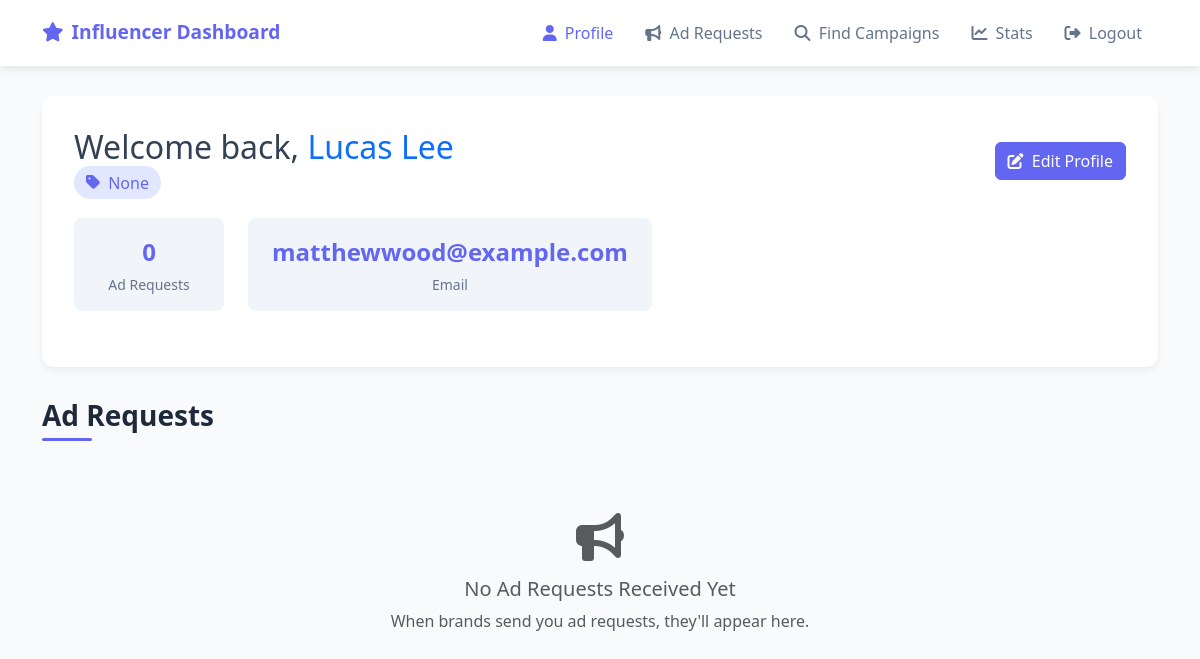
/influencer/ (signed in), run on the app's committed database.
### components/models.py (models this page shows)
class User(db.Model, UserMixin):
    __tablename__ = "user"
    id = db.Column(db.Integer, primary_key=True, unique = True, nullable=False)
    role = db.Column(db.String, nullable=False)
    name = db.Column(db.String, nullable=False)
    email = db.Column(db.String, nullable=False, unique = True)
    password = db.Column(db.String, nullable=False)
    industry = db.Column(db.String)
    category = db.Column(db.String)
    reach = db.Column(db.Float)
    created_on = db.Column(db.Date, nullable=False)
    campaigns = db.relationship('Campaign', back_populates = 'sponsor')
    ad_requests = db.relationship('Ad_request', back_populates = 'influencer')

### app.py (the view, shortened to what this page needs)
@app.route('/influencer/', methods=['GET', 'POST'])
@login_required
def influencer_dashboard():
    influencer = current_user
    form_id = request.form.get('form_id')
    page = request.args.get('page', 1, type=int)
    error = request.args.get('error', '')
    ad_requests = get_influencer_ad_requests(influencer.id, page)
    flag = get_flag(influencer.id, influencer.role)
    if request.method == 'GET':
        return render_template('influencer_dashboard.html', influencer=influencer, ad_requests=ad_requests, error=error, flag=flag)

### app.py (called while the page is built)
@login_manager.user_loader
def load_user(user_id):
    user = User.query.get(user_id)
    return user

### components/ad_request.py (called while the page is built)
def get_influencer_ad_requests(influencer_id, page):
    if page == -1:
        ad_requests = Ad_request.query.filter_by(influencer_id=influencer_id).all()
        return ad_requests
    ad_requests = Ad_request.query.filter_by(influencer_id=influencer_id).paginate(page=page, per_page=5, error_out=False)
    return ad_requests

### components/flag.py (called while the page is built)
def get_flag(type_id, type):
    flag = Flagged.query.filter_by(type_id=type_id, type=type).first()
    return flag

### templates/influencer_dashboard.html (shortened to what this page needs)
<!DOCTYPE HTML>
<html lang="en">
<head>
    <link href="https://cdn.jsdelivr.net/npm/bootstrap@5.3.3/dist/css/bootstrap.min.css" rel="stylesheet">
    <link rel="stylesheet" href="https://cdnjs.cloudflare.com/ajax/libs/font-awesome/6.4.0/css/all.min.css">
</head>
<body style="margin-top:72px">
<nav class="navbar navbar-expand-lg navbar-light fixed-top">
    <div class="container">
        <a class="navbar-brand" href="#">
            <i class="fas fa-star me-2"></i>Influencer Dashboard
        </a>
        <div class="collapse navbar-collapse" id="navbarSupportedContent">
            <ul class="navbar-nav ms-auto mb-2 mb-lg-0">
                <li class="nav-item">
                    <a class="nav-link active" href="#Profile"><i class="fas fa-user me-1"></i> Profile</a>
                </li>
                <li class="nav-item">
                    <a class="nav-link" href="#Ad_Requests"><i class="fas fa-bullhorn me-1"></i> Ad Requests</a>
                </li>
                <li class="nav-item">
                    {% if flag %}
                    <a class="nav-link disabled"><i class="fas fa-search me-1"></i> Find Campaigns</a>
                    {% else %}
                    <a class="nav-link" href="{{ url_for('search') }}"><i class="fas fa-search me-1"></i> Find Campaigns</a>
                    {% endif %}
                </li>
                <li class="nav-item">
                    {% if flag %}
                    <a class="nav-link disabled"><i class="fas fa-chart-line me-1"></i> Stats</a>
                    {% else %}
                    <a class="nav-link" href="{{ url_for('stats') }}"><i class="fas fa-chart-line me-1"></i> Stats</a>
                    {% endif %}
                </li>
                <li class="nav-item">
                    <a class="nav-link" href="{{ url_for('logout') }}"><i class="fas fa-sign-out-alt me-1"></i> Logout</a>
                </li>
            </ul>
        </div>
    </div>
</nav>
<div class="container py-4">
    <section id="Profile" class="profile-section">
        <div class="profile-header">
            <div>
                <h2 class="mb-1">Welcome back, <span class="text-primary">{{ influencer.name }}</span></h2>
                <span class="badge-category"><i class="fas fa-tag me-1"></i> {{ influencer.category }}</span>
            </div>
            <button type="button" class="btn btn-primary" data-bs-toggle="modal" data-bs-target="#editProfileModal">
                <i class="fas fa-edit me-1"></i> Edit Profile
            </button>
        </div>
        <div class="profile-stats">
            <div class="stat-item">
                <div class="stat-value">{{ ad_requests.total }}</div>
                <div class="stat-label">Ad Requests</div>
            </div>
            <div class="stat-item">
                <div class="stat-value">{{ influencer.email }}</div>
                <div class="stat-label">Email</div>
            </div>
        </div>
    </section>
    {% if not flag %}
    <section id="Ad_Requests">
        <h3 class="section-title">Ad Requests</h3>
        {% if ad_requests.items | length == 0 %}
        <div class="text-center py-5">
            <i class="fas fa-bullhorn fa-3x text-muted mb-3"></i>
            <h5 class="text-muted">No Ad Requests Received Yet</h5>
            <p class="text-muted">When brands send you ad requests, they'll appear here.</p>
        </div>
        {% endif %}
    </section>
    {% endif %}
</div>
</body>
</html>

### templates/influencer_dashboard.html (style rules this page uses)
:root { --primary-color: #6366f1; --primary-hover: #4f46e5; --secondary-color: #f8fafc; --dark-color: #1e293b; --light-color: #f1f5f9; --success-color: #10b981; --danger-color: #ef4444; --warning-color: #f59e0b; --info-color: #3b82f6; }
body { background-color: #f8fafc; color: #334155; font-family: 'Segoe UI', Tahoma, Geneva, Verdana, sans-serif; }
.navbar { background-color: white !important; box-shadow: 0 2px 10px rgba(0, 0, 0, 0.1); padding: 0.8rem 1rem; }
.navbar-brand { font-weight: 600; color: var(--primary-color) !important; font-size: 1.2rem; }
.nav-link { color: #64748b !important; font-weight: 500; margin: 0 0.5rem; transition: all 0.3s ease; }
.nav-link:hover, .nav-link.active { color: var(--primary-color) !important; }
.btn-primary { background-color: var(--primary-color); border-color: var(--primary-color); }
.profile-section { background-color: white; border-radius: 12px; padding: 2rem; box-shadow: 0 4px 6px rgba(0, 0, 0, 0.05); margin-bottom: 2rem; }
.profile-header { display: flex; justify-content: space-between; align-items: center; margin-bottom: 1.5rem; }
.profile-stats { display: flex; gap: 1.5rem; margin: 1.5rem 0; }
.stat-item { background-color: var(--light-color); padding: 1rem 1.5rem; border-radius: 8px; text-align: center; min-width: 150px; }
.stat-value { font-size: 1.5rem; font-weight: 700; color: var(--primary-color); margin-bottom: 0.25rem; }
.stat-label { font-size: 0.875rem; color: #64748b; }
.section-title { color: var(--dark-color); font-weight: 600; margin-bottom: 1.5rem; position: relative; padding-bottom: 0.5rem; }
.section-title::after { content: ''; position: absolute; bottom: 0; left: 0; width: 50px; height: 3px; background-color: var(--primary-color); border-radius: 3px; }
.badge-category { background-color: #e0e7ff; color: var(--primary-color); font-weight: 500; padding: 0.35rem 0.75rem; border-radius: 50px; }

### data on the page
User: name "Lucas Lee", category "None", email "matthewwood@example.com"

### other printed values
{{ ad_requests.total }} "0"
